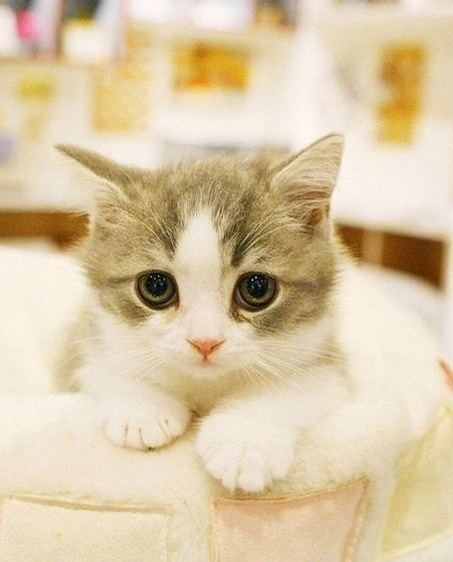
//> input picture 1.jpg, 453 x 562 px
$ ./main   (built with g++ and OpenCV 4)
//> lines starting //> are read from the running program, lines starting //| are printed output that depends on the picture; after the words box and inside, x2 and y2 are one past the last pixel; in counts of white or black regions, pixels touching at a corner belong together

// [4 lines of commented-out code are left out]
#include "opencv2/highgui/highgui.hpp"
#include "opencv2/imgproc/imgproc.hpp"
#include "opencv2/photo/photo.hpp"
#include <iostream>
using namespace std;
using namespace cv;


#define WINDOW_NAME1 "picture"
#define WINDOW_NAME2 "after-fixed-picture"

Mat srcImage1,inpaintMask;
Point previousPoint(-1,-1);


static void On_Mouse(int event,int x,int y,int flags,void *)
{
    if(event ==EVENT_LBUTTONUP || !(flags & EVENT_FLAG_LBUTTON))
        previousPoint =Point(-1,-1);
    else if (event ==EVENT_LBUTTONDOWN)
        previousPoint =Point(x,y);
    else if(event == EVENT_MOUSEMOVE && (flags & EVENT_FLAG_LBUTTON))
    {
        Point pt(x,y);
        if(previousPoint.x < 0)
            previousPoint =pt;
        line(inpaintMask, previousPoint, pt, Scalar::all(255),5,8,0);
        line(srcImage1, previousPoint, pt, Scalar::all(255),5,8,0);
        previousPoint = pt;
        imshow(WINDOW_NAME1, srcImage1);
    }
}
int main(int argc, char ** argv)
{
    Mat srcImage =imread("/Users/gcxy/Desktop/OpenCV3-Intro-Book-Src-master/OpenCV3-examples/src/【8】第八章/【78】图像修补/78_图像修补/1.jpg",-1);
//> srcImage is the input picture: 562 rows x 453 cols, CV_8UC3; mean B, G, R 166.6, 199.8, 218.6
    srcImage1 =srcImage.clone();
    inpaintMask = Mat::zeros(srcImage1.size(),CV_8U);
    imshow(WINDOW_NAME1, srcImage1);

    setMouseCallback(WINDOW_NAME1, On_Mouse,0);
    while(1)
    {
        char c =(char)waitKey();
//> the left mouse button is pressed at (113, 140)
//> the mouse is dragged to (226, 281)
//> call 2 of On_Mouse, with event = 0, x = 226, y = 281, flags = 1
//> in On_Mouse (call 2), `line(inpaintMask, previousPoint, pt, Scalar::all(255),5,8,0);`:
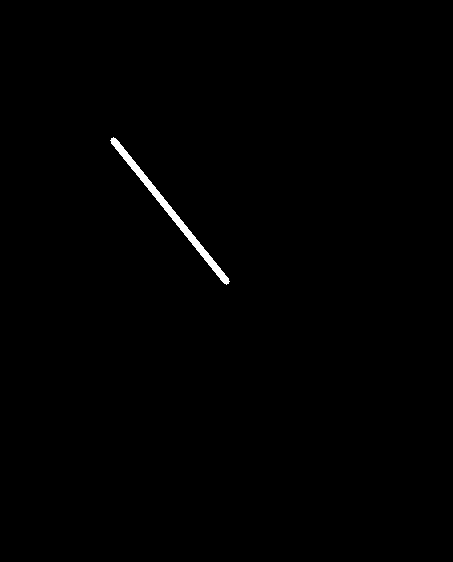
//> inpaintMask: 562 rows x 453 cols, CV_8UC1; 0.5% white; 1 white region, box (x1, y1, x2, y2) and area: (110, 137, 230, 285) 1282
//> in On_Mouse (call 2), `line(srcImage1, previousPoint, pt, Scalar::all(255),5,8,0);`:
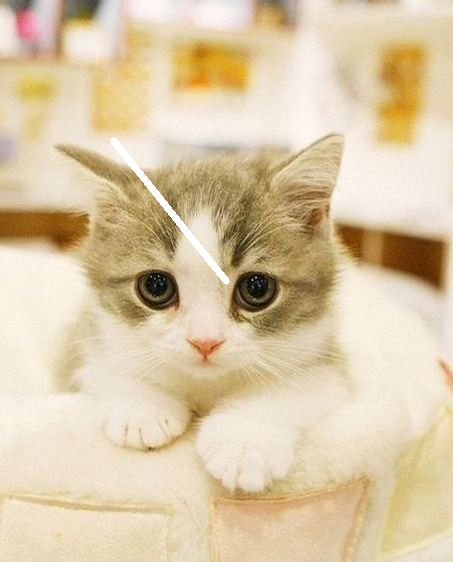
//> srcImage1: 562 rows x 453 cols, CV_8UC3; 0.5% of pixels changed, all inside (x1, y1, x2, y2) = (110, 137, 230, 285)
//> the mouse is dragged to (339, 421)
//> call 3 of On_Mouse, with event = 0, x = 339, y = 421, flags = 1
//> in On_Mouse (call 3), `line(inpaintMask, previousPoint, pt, Scalar::all(255),5,8,0);`:
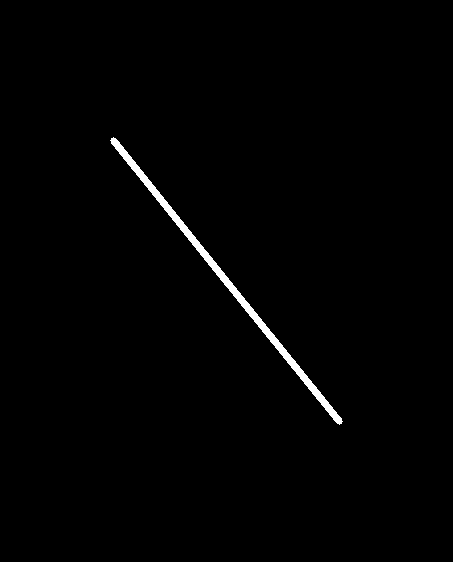
//> inpaintMask: 562 rows x 453 cols, CV_8UC1; 0.99% white; 1 white region, box (x1, y1, x2, y2) and area: (110, 137, 343, 425) 2527
//> in On_Mouse (call 3), `line(srcImage1, previousPoint, pt, Scalar::all(255),5,8,0);`:
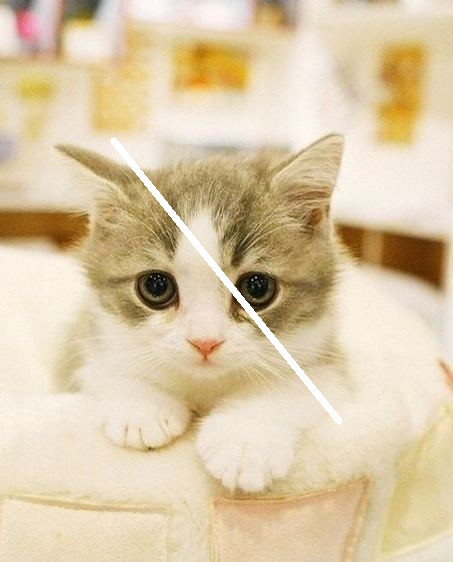
//> srcImage1: 562 rows x 453 cols, CV_8UC3; 0.49% of pixels changed, all inside (x1, y1, x2, y2) = (224, 280, 343, 425)
//> the button is released at (339, 421)
        if(c == 27)
            break;
        if(c =='2')
        {
            inpaintMask =Scalar::all(0);
            srcImage.copyTo(srcImage1);
            imshow(WINDOW_NAME1, srcImage1);
        }
        if(c == '1' || c ==' ')
        {
            Mat inpaintedImage;
            inpaint(srcImage1, inpaintMask, inpaintedImage, 3,INPAINT_TELEA);
//> the Esc key is pressed
            imshow(WINDOW_NAME1, inpaintedImage);

        }

    }


    return 0;
}
